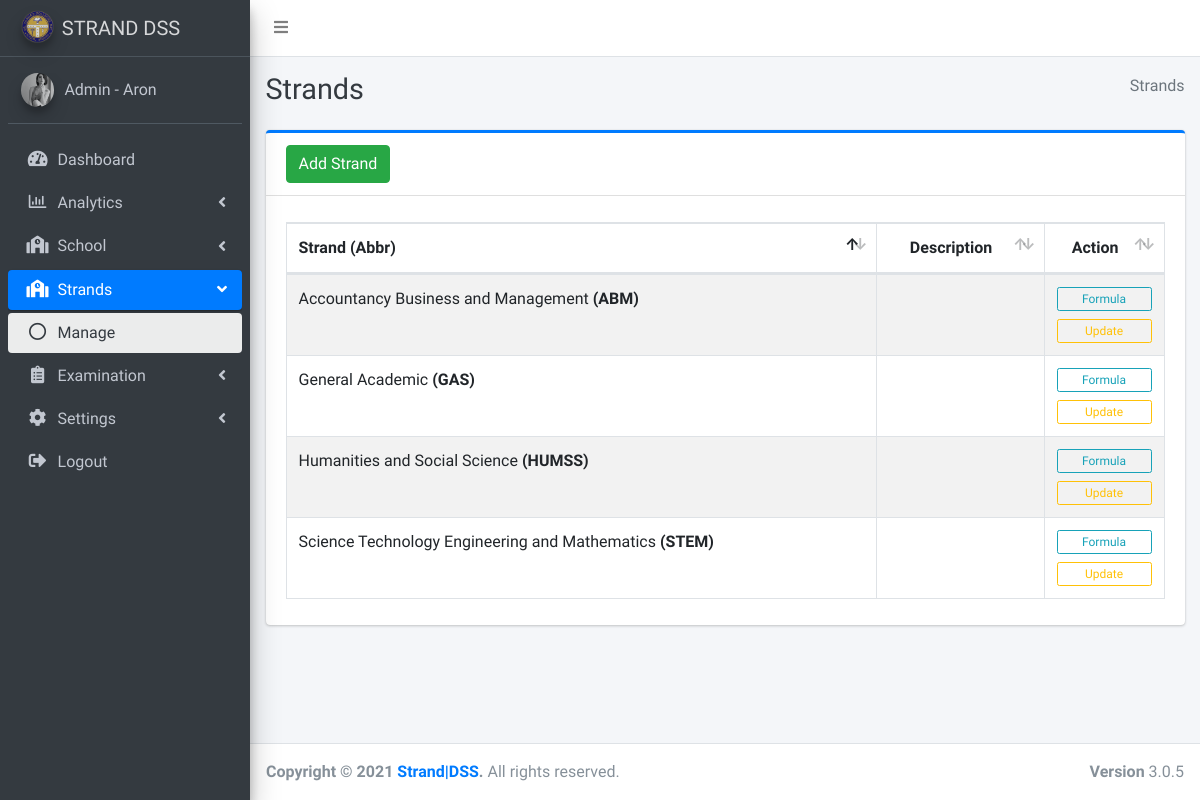
The app's page /admin/manage_strands.php (signed in), older data.
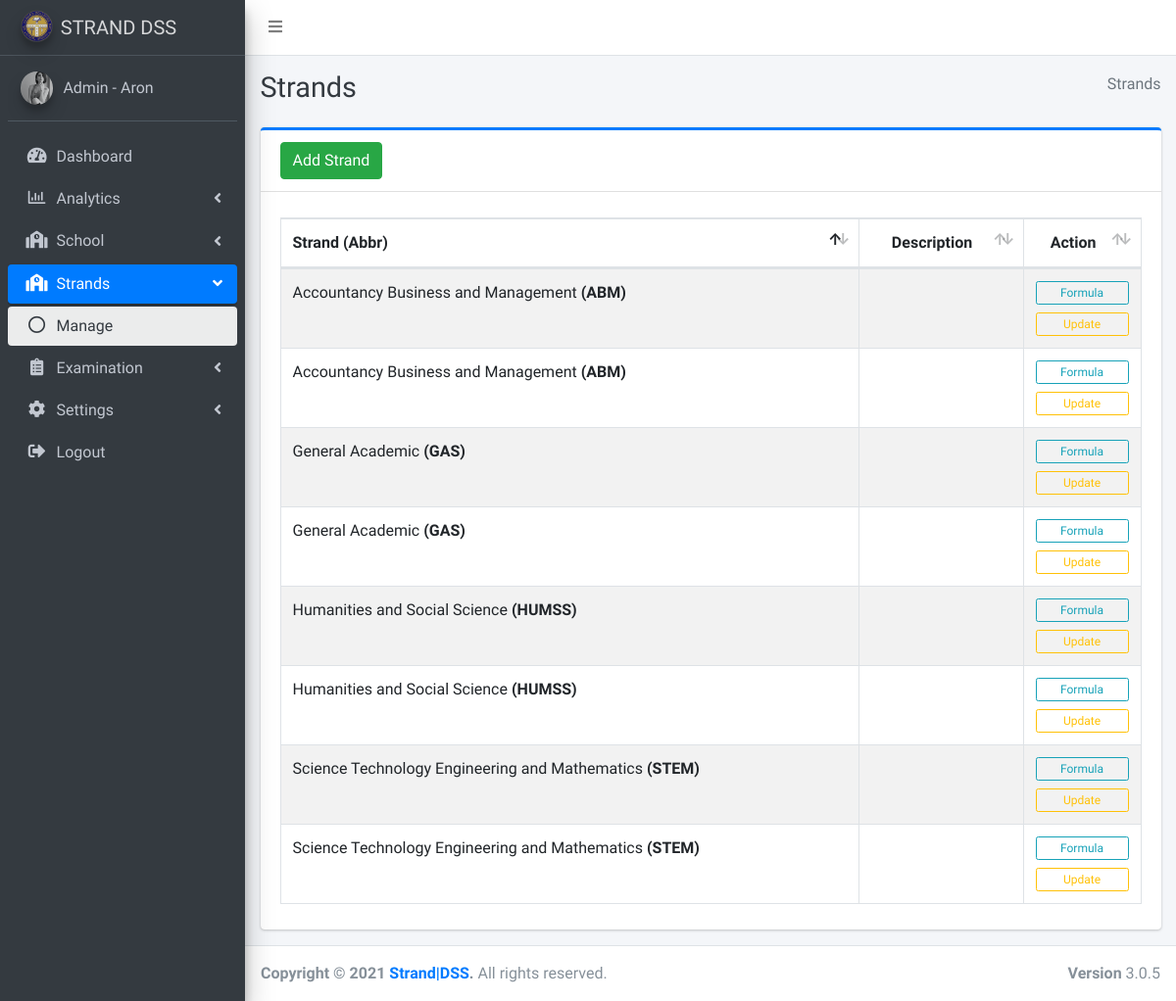
The same page, newer data.
### tables this page shows
CREATE TABLE `strands` (
  `strand_id` int(11) NOT NULL,
  `strand_name` varchar(250) NOT NULL,
  `strand_abr` varchar(10) NOT NULL,
  `strand_description` text NOT NULL,
  `updated` timestamp NOT NULL DEFAULT current_timestamp() ON UPDATE current_timestamp()
);

### admin/manage_strands.php (the view, shortened to what this page needs)
<?php
include('include/header.php');
include('include/sidebar.php');
?>
<div class="content-wrapper">
  <div class="content-header">
    <div class="container-fluid">
      <div class="row mb-2">
        <div class="col-sm-6">
          <h1 class="m-0 text-dark">Strands</h1>
        </div>
        <div class="col-sm-6">
          <ol class="breadcrumb float-sm-right">
            <li class="breadcrumb-item active">Strands</li>
          </ol>
        </div>
      </div>
    </div>
  </div>
  <section class="content">
    <div class="container-fluid">
      <div class="row">
        <div class="col-md-12">
          <div class="card card-primary card-outline">
            <div class="card-header">
              <button class="btn btn-success" data-toggle="modal" data-target="#modal-lg">
                Add Strand
              </button>
            </div>
            <div class="card-body pad table-responsive">
              <table class="table table-bordered table-striped cat">
                <thead>
                  <tr>
                    <th>Strand (Abbr)</th>
                    <th class="text-center">Description</th>
                    <th class="text-center">Action</th>
                  </tr>
                </thead>
                <tbody>
                  <?php
                  $sql = "SELECT * FROM strands";
                  $result = $conn->query($sql);
                  if ($result->num_rows > 0) {
                    while ($row = $result->fetch_assoc()) {
                  ?>
                      <tr>
                        <td><?php echo $row['strand_name'] . ' <strong>(' . $row['strand_abr'] . ')</strong>'; ?></td>
                        <td><?php echo $row['strand_description']; ?></td>
                        <td class="text-center">
                          <a href="add_strand_formula.php?id=<?php echo $row['strand_id']; ?>" class="btn btn-block btn-outline-info btn-xs">Formula</a>
                          <a href="strand_edit.php?id=<?php echo $row['strand_id']; ?>" class="btn btn-block btn-outline-warning btn-xs">Update</a>
                        </td>
                      </tr>
                  <?php
                    }
                  }
                  ?>
                </tbody>
              </table>
            </div>
          </div>
        </div>
      </div>
    </div>
  </section>
</div>
<?php
include('include/footer.php');
?>

### admin/include/header.php (shortened to what this page needs)
<!DOCTYPE html>
<html>
<head>
  <link rel="stylesheet" href="../plugins/fontawesome-free/css/all.min.css">
  <link rel="stylesheet" href="https://code.ionicframework.com/ionicons/2.0.1/css/ionicons.min.css">
  <link rel="stylesheet" href="../plugins/ion-rangeslider/css/ion.rangeSlider.min.css">
  <link rel="stylesheet" href="../plugins/bootstrap-slider/css/bootstrap-slider.min.css">
  <link rel="stylesheet" href="../plugins/tempusdominus-bootstrap-4/css/tempusdominus-bootstrap-4.min.css">
  <link rel="stylesheet" href="../plugins/icheck-bootstrap/icheck-bootstrap.min.css">
  <link rel="stylesheet" href="../plugins/jqvmap/jqvmap.min.css">
  <link rel="stylesheet" href="../dist/css/adminlte.min.css">
  <link rel="stylesheet" href="../plugins/overlayScrollbars/css/OverlayScrollbars.min.css">
  <link rel="stylesheet" href="../plugins/daterangepicker/daterangepicker.css">
  <link rel="stylesheet" href="../plugins/select2/css/select2.min.css">
  <link rel="stylesheet" href="../plugins/select2-bootstrap4-theme/select2-bootstrap4.min.css">
  <link rel="stylesheet" href="../dist/css/custom.css">
  <link rel="stylesheet" href="../plugins/bootstrap4-duallistbox/bootstrap-duallistbox.min.css">
  <link rel="stylesheet" href="../plugins/datatables-bs4/css/dataTables.bootstrap4.min.css">
  <link rel="stylesheet" href="../plugins/datatables-responsive/css/responsive.bootstrap4.min.css">
  <link rel="stylesheet" href="../plugins/sweetalert2/sweetalert2.min.css">
  <link rel="stylesheet" href="../plugins/toastr/toastr.min.css">
</head>
<body class="hold-transition sidebar-mini layout-fixed">
  <div class="wrapper">
    <nav class="main-header navbar navbar-expand navbar-white navbar-light">
      <ul class="navbar-nav">
        <li class="nav-item">
          <a class="nav-link" data-widget="pushmenu" href="#" role="button"><i class="fas fa-bars"></i></a>
        </li>
      </ul>
    </nav>

### admin/include/sidebar.php (shortened to what this page needs)
<aside class="main-sidebar sidebar-dark-primary elevation-4">
  <a href="#" class="brand-link">
    <img src="../dist/img/dycilogo.png" alt="AdminLTE Logo" class="brand-image img-circle elevation-3" style="opacity: .8">
    <span class="brand-text font-weight-">STRAND DSS</span>
  </a>
  <div class="sidebar">
    <div class="user-panel mt-3 pb-3 mb-3 d-flex">
      <div class="image">
        <img src="../dist/img/user3-128x128.jpg" alt="AdminLTE Logo" class="brand-image img-circle elevation-3" style="opacity: .8">
      </div>
      <div class="info">
        <a href="#" class="d-block"><?php echo $_SESSION['name']; ?></a>
      </div>
    </div>
    <nav class="mt-2">
      <ul class="nav nav-pills nav-sidebar flex-column" data-widget="treeview" role="menu" data-accordion="false">
        <li class="nav-item">
          <a href="dashboard.php" class="nav-link">
            <i class="nav-icon fas fa-tachometer-alt"></i>
            <p>
              Dashboard
            </p>
          </a>
        </li>
        <li class="nav-item has-treeview">
          <a href="#" class="nav-link">
            <i class="nav-icon far fa-chart-bar"></i>
            <p>
              Analytics
              <i class="fas fa-angle-left right"></i>
            </p>
          </a>
        </li>
        <li class="nav-item has-treeview">
          <a href="#" class="nav-link">
            <i class="nav-icon fas fa-school"></i>
            <p>
              School
              <i class="fas fa-angle-left right"></i>
            </p>
          </a>
        </li>
        <li class="nav-item has-treeview">
          <a href="#" class="nav-link">
            <i class="nav-icon fas fa-school"></i>
            <p>
              Strands
              <i class="fas fa-angle-left right"></i>
            </p>
          </a>
          <ul class="nav nav-treeview">
            <li class="nav-item">
              <a href="manage_strands.php" class="nav-link">
                <i class="far fa-circle nav-icon"></i>
                <p>Manage</p>
              </a>
            </li>
          </ul>
        </li>
        <li class="nav-item has-treeview">
          <a href="#" class="nav-link">
            <i class="nav-icon fas fa-clipboard-list"></i>
            <p>
              Examination
              <i class="fas fa-angle-left right"></i>
            </p>
          </a>
        </li>
        <li class="nav-item has-treeview">
          <a href="#" class="nav-link">
            <i class="nav-icon fas fa-cog"></i>
            <p>
              Settings
              <i class="fas fa-angle-left right"></i>
            </p>
          </a>
        </li>
        <li class="nav-item">
          <a href="logout.php" class="nav-link">
            <i class="nav-icon fas fa-sign-out-alt"></i>
            <p>
              Logout
            </p>
          </a>
        </li>
      </ul>
    </nav>
  </div>
</aside>

### admin/include/footer.php (shortened to what this page needs)
<footer class="main-footer">
  <strong>Copyright &copy; <?php echo date('Y'); ?> <a href="#">Strand|DSS</a>.</strong>
  All rights reserved.
  <div class="float-right d-none d-sm-inline-block">
    <b>Version</b> 3.0.5
  </div>
</footer>
</div>
</body>
</html>

Row changes from the older to the newer data that the page shows:
added strands: strand_name "General Academic", strand_abr "GAS"
added strands: strand_name "Humanities and Social Science", strand_abr "HUMSS"
added strands: strand_name "Science Technology Engineering and Mathematics", strand_abr "STEM"
added strands: strand_name "Accountancy Business and Management", strand_abr "ABM"
